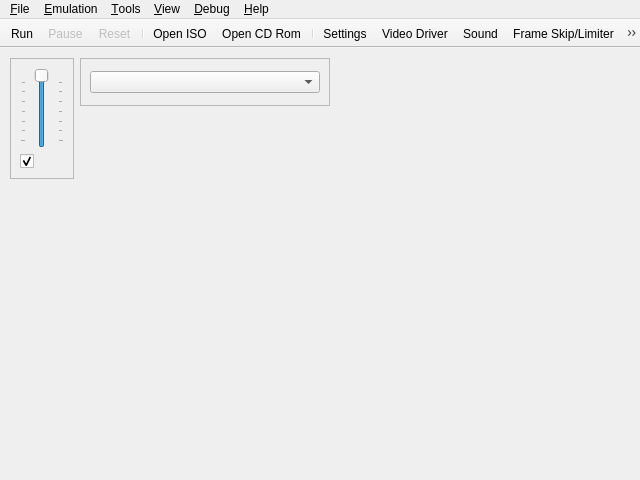
<?xml version="1.0" encoding="UTF-8"?>
<ui version="4.0">
 <class>UIYabause</class>
 <widget class="QMainWindow" name="UIYabause">
  <property name="geometry">
   <rect>
    <x>0</x>
    <y>0</y>
    <width>640</width>
    <height>480</height>
   </rect>
  </property>
  <property name="windowTitle">
   <string notr="true">Yaba Sanshiro</string>
  </property>
  <property name="windowIcon">
   <iconset>
    <normaloff>../../android/app/src/main/res/mipmap-xxxhdpi/ic_launcher.png</normaloff>../../android/app/src/main/res/mipmap-xxxhdpi/ic_launcher.png</iconset>
  </property>
  <property name="iconSize">
   <size>
    <width>16</width>
    <height>16</height>
   </size>
  </property>
  <widget class="QWidget" name="centralwidget">
   <widget class="QFrame" name="fSound">
    <property name="geometry">
     <rect>
      <x>10</x>
      <y>10</y>
      <width>64</width>
      <height>121</height>
     </rect>
    </property>
    <property name="sizePolicy">
     <sizepolicy hsizetype="Maximum" vsizetype="Fixed">
      <horstretch>0</horstretch>
      <verstretch>0</verstretch>
     </sizepolicy>
    </property>
    <property name="frameShape">
     <enum>QFrame::Shape::StyledPanel</enum>
    </property>
    <property name="frameShadow">
     <enum>QFrame::Shadow::Sunken</enum>
    </property>
    <layout class="QVBoxLayout">
     <item>
      <widget class="QSlider" name="sVolume">
       <property name="sizePolicy">
        <sizepolicy hsizetype="Expanding" vsizetype="Expanding">
         <horstretch>0</horstretch>
         <verstretch>0</verstretch>
        </sizepolicy>
       </property>
       <property name="toolTip">
        <string>Volume</string>
       </property>
       <property name="maximum">
        <number>100</number>
       </property>
       <property name="value">
        <number>100</number>
       </property>
       <property name="orientation">
        <enum>Qt::Orientation::Vertical</enum>
       </property>
       <property name="tickPosition">
        <enum>QSlider::TickPosition::TicksBothSides</enum>
       </property>
       <property name="tickInterval">
        <number>15</number>
       </property>
      </widget>
     </item>
     <item>
      <widget class="QCheckBox" name="cbSound">
       <property name="toolTip">
        <string>Mute/UnMute Sound</string>
       </property>
       <property name="icon">
        <iconset resource="../resources/resources.qrc">
         <normaloff>:/actions/sound.png</normaloff>:/actions/sound.png</iconset>
       </property>
       <property name="checked">
        <bool>true</bool>
       </property>
      </widget>
     </item>
    </layout>
   </widget>
   <widget class="QFrame" name="fVideoDriver">
    <property name="geometry">
     <rect>
      <x>80</x>
      <y>10</y>
      <width>250</width>
      <height>48</height>
     </rect>
    </property>
    <property name="sizePolicy">
     <sizepolicy hsizetype="Maximum" vsizetype="Fixed">
      <horstretch>0</horstretch>
      <verstretch>0</verstretch>
     </sizepolicy>
    </property>
    <property name="frameShape">
     <enum>QFrame::Shape::StyledPanel</enum>
    </property>
    <property name="frameShadow">
     <enum>QFrame::Shadow::Sunken</enum>
    </property>
    <layout class="QVBoxLayout">
     <item>
      <widget class="QComboBox" name="cbVideoDriver"/>
     </item>
    </layout>
   </widget>
  </widget>
  <widget class="QMenuBar" name="menubar">
   <property name="geometry">
    <rect>
     <x>0</x>
     <y>0</y>
     <width>640</width>
     <height>21</height>
    </rect>
   </property>
   <widget class="QMenu" name="mFile">
    <property name="title">
     <string>&amp;File</string>
    </property>
    <widget class="QMenu" name="mFileSaveState">
     <property name="title">
      <string>S&amp;ave State</string>
     </property>
     <property name="icon">
      <iconset resource="../resources/resources.qrc">
       <normaloff>:/actions/icons/actions/save_state.png</normaloff>:/actions/icons/actions/save_state.png</iconset>
     </property>
     <addaction name="actionTo_Cloud"/>
     <addaction name="separator"/>
     <addaction name="aFileSaveStateAs"/>
     <addaction name="separator"/>
     <addaction name="aFileSaveState0"/>
     <addaction name="aFileSaveState1"/>
     <addaction name="aFileSaveState2"/>
     <addaction name="aFileSaveState3"/>
     <addaction name="aFileSaveState4"/>
     <addaction name="aFileSaveState5"/>
     <addaction name="aFileSaveState6"/>
     <addaction name="aFileSaveState7"/>
     <addaction name="aFileSaveState8"/>
     <addaction name="aFileSaveState9"/>
    </widget>
    <widget class="QMenu" name="mFileLoadState">
     <property name="title">
      <string>L&amp;oad State</string>
     </property>
     <property name="icon">
      <iconset resource="../resources/resources.qrc">
       <normaloff>:/actions/icons/actions/load_state.png</normaloff>:/actions/icons/actions/load_state.png</iconset>
     </property>
     <addaction name="actionFrom_Cloud"/>
     <addaction name="separator"/>
     <addaction name="aFileLoadStateAs"/>
     <addaction name="separator"/>
     <addaction name="aFileLoadState0"/>
     <addaction name="aFileLoadState1"/>
     <addaction name="aFileLoadState2"/>
     <addaction name="aFileLoadState3"/>
     <addaction name="aFileLoadState4"/>
     <addaction name="aFileLoadState5"/>
     <addaction name="aFileLoadState6"/>
     <addaction name="aFileLoadState7"/>
     <addaction name="aFileLoadState8"/>
     <addaction name="aFileLoadState9"/>
    </widget>
    <addaction name="aFileSettings"/>
    <addaction name="separator"/>
    <addaction name="actionGame_Browser"/>
    <addaction name="aFileOpenISO"/>
    <addaction name="aFileOpenCDRom"/>
    <addaction name="aFileOpenSSF"/>
    <addaction name="actionOpen_Tray"/>
    <addaction name="separator"/>
    <addaction name="mFileSaveState"/>
    <addaction name="mFileLoadState"/>
    <addaction name="separator"/>
    <addaction name="aFileScreenshot"/>
    <addaction name="separator"/>
    <addaction name="aFileQuit"/>
    <addaction name="separator"/>
    <addaction name="aFileAndroid"/>
    <addaction name="aFileiOS"/>
   </widget>
   <widget class="QMenu" name="mView">
    <property name="title">
     <string>&amp;View</string>
    </property>
    <widget class="QMenu" name="mViewLayer">
     <property name="title">
      <string>&amp;Layer</string>
     </property>
     <property name="icon">
      <iconset resource="../resources/resources.qrc">
       <normaloff>:/actions/icons/actions/layer.png</normaloff>:/actions/icons/actions/layer.png</iconset>
     </property>
     <addaction name="aViewLayerVdp1"/>
     <addaction name="aViewLayerNBG0"/>
     <addaction name="aViewLayerNBG1"/>
     <addaction name="aViewLayerNBG2"/>
     <addaction name="aViewLayerNBG3"/>
     <addaction name="aViewLayerRBG0"/>
    </widget>
    <addaction name="aViewFPS"/>
    <addaction name="mViewLayer"/>
    <addaction name="aViewFullscreen"/>
    <addaction name="aViewLog"/>
   </widget>
   <widget class="QMenu" name="mViewDebug">
    <property name="enabled">
     <bool>true</bool>
    </property>
    <property name="title">
     <string>&amp;Debug</string>
    </property>
    <addaction name="aViewDebugMSH2"/>
    <addaction name="aViewDebugSSH2"/>
    <addaction name="aViewDebugVDP1"/>
    <addaction name="aViewDebugVDP2"/>
    <addaction name="aViewDebugM68K"/>
    <addaction name="aViewDebugSCUDSP"/>
    <addaction name="aViewDebugSCSP"/>
    <addaction name="aViewDebugSCSPChan"/>
    <addaction name="aViewDebugSCSPDSP"/>
    <addaction name="separator"/>
    <addaction name="aViewDebugMemoryEditor"/>
    <addaction name="separator"/>
    <addaction name="aTraceLogging"/>
   </widget>
   <widget class="QMenu" name="mHelp">
    <property name="title">
     <string>&amp;Help</string>
    </property>
    <addaction name="aHelpReport"/>
    <addaction name="aHelpCompatibilityList"/>
    <addaction name="aHelpSetupWizard"/>
    <addaction name="separator"/>
    <addaction name="aHelpAbout"/>
    <addaction name="actionCheck_for_updates"/>
   </widget>
   <widget class="QMenu" name="mTools">
    <property name="title">
     <string>&amp;Tools</string>
    </property>
    <addaction name="actionOpen_web_interface"/>
    <addaction name="aToolsBackupManager"/>
    <addaction name="aToolsCheatsList"/>
    <addaction name="aToolsCheatSearch"/>
    <addaction name="aToolsTransfer"/>
   </widget>
   <widget class="QMenu" name="mEmulation">
    <property name="title">
     <string>&amp;Emulation</string>
    </property>
    <addaction name="aEmulationRun"/>
    <addaction name="aEmulationPause"/>
    <addaction name="aEmulationReset"/>
    <addaction name="separator"/>
    <addaction name="aEmulationFrameSkipLimiter"/>
    <addaction name="actionRecord"/>
    <addaction name="actionPlay"/>
   </widget>
   <addaction name="mFile"/>
   <addaction name="mEmulation"/>
   <addaction name="mTools"/>
   <addaction name="mView"/>
   <addaction name="mViewDebug"/>
   <addaction name="mHelp"/>
  </widget>
  <widget class="QToolBar" name="toolBar">
   <property name="windowTitle">
    <string>toolBar</string>
   </property>
   <property name="movable">
    <bool>false</bool>
   </property>
   <property name="iconSize">
    <size>
     <width>24</width>
     <height>24</height>
    </size>
   </property>
   <property name="floatable">
    <bool>true</bool>
   </property>
   <attribute name="toolBarArea">
    <enum>TopToolBarArea</enum>
   </attribute>
   <attribute name="toolBarBreak">
    <bool>false</bool>
   </attribute>
   <addaction name="aEmulationRun"/>
   <addaction name="aEmulationPause"/>
   <addaction name="aEmulationReset"/>
   <addaction name="separator"/>
   <addaction name="aFileOpenISO"/>
   <addaction name="aFileOpenCDRom"/>
   <addaction name="separator"/>
   <addaction name="aFileSettings"/>
   <addaction name="aVideoDriver"/>
   <addaction name="aSound"/>
   <addaction name="aEmulationFrameSkipLimiter"/>
   <addaction name="aViewFPS"/>
   <addaction name="aViewFullscreen"/>
   <addaction name="aFileScreenshot"/>
   <addaction name="separator"/>
   <addaction name="aToolsBackupManager"/>
   <addaction name="aToolsCheatsList"/>
   <addaction name="separator"/>
   <addaction name="aFileQuit"/>
   <addaction name="aHelpAbout"/>
   <addaction name="actionAndroid"/>
   <addaction name="actioniOS"/>
  </widget>
  <action name="aFileQuit">
   <property name="icon">
    <iconset resource="../resources/resources.qrc">
     <normaloff>:/actions/icons/actions/quit.png</normaloff>:/actions/icons/actions/quit.png</iconset>
   </property>
   <property name="text">
    <string>&amp;Quit</string>
   </property>
   <property name="shortcut">
    <string>Ctrl+Q</string>
   </property>
  </action>
  <action name="aYabauseStart">
   <property name="text">
    <string>Start</string>
   </property>
  </action>
  <action name="aYabauseStop">
   <property name="text">
    <string>Stop</string>
   </property>
  </action>
  <action name="aFileSettings">
   <property name="icon">
    <iconset resource="../resources/resources.qrc">
     <normaloff>:/actions/icons/actions/settings.png</normaloff>:/actions/icons/actions/settings.png</iconset>
   </property>
   <property name="text">
    <string>&amp;Settings...</string>
   </property>
   <property name="shortcut">
    <string>Ctrl+S</string>
   </property>
  </action>
  <action name="aEmulationRun">
   <property name="icon">
    <iconset resource="../resources/resources.qrc">
     <normaloff>:/actions/icons/actions/play.png</normaloff>:/actions/icons/actions/play.png</iconset>
   </property>
   <property name="text">
    <string>R&amp;un</string>
   </property>
   <property name="shortcut">
    <string>F1</string>
   </property>
  </action>
  <action name="aEmulationPause">
   <property name="enabled">
    <bool>false</bool>
   </property>
   <property name="icon">
    <iconset resource="../resources/resources.qrc">
     <normaloff>:/actions/icons/actions/pause.png</normaloff>:/actions/icons/actions/pause.png</iconset>
   </property>
   <property name="text">
    <string>&amp;Pause</string>
   </property>
   <property name="shortcut">
    <string>F2</string>
   </property>
  </action>
  <action name="aEmulationReset">
   <property name="enabled">
    <bool>false</bool>
   </property>
   <property name="icon">
    <iconset resource="../resources/resources.qrc">
     <normaloff>:/actions/icons/actions/reset.png</normaloff>:/actions/icons/actions/reset.png</iconset>
   </property>
   <property name="text">
    <string>&amp;Reset</string>
   </property>
   <property name="shortcut">
    <string>F3</string>
   </property>
  </action>
  <action name="aToolsTransfer">
   <property name="enabled">
    <bool>true</bool>
   </property>
   <property name="icon">
    <iconset resource="../resources/resources.qrc">
     <normaloff>:/actions/icons/actions/transfert.png</normaloff>:/actions/icons/actions/transfert.png</iconset>
   </property>
   <property name="text">
    <string>&amp;Transfer</string>
   </property>
   <property name="shortcut">
    <string>Ctrl+T</string>
   </property>
  </action>
  <action name="aFileScreenshot">
   <property name="icon">
    <iconset resource="../resources/resources.qrc">
     <normaloff>:/actions/icons/actions/screenshot.png</normaloff>:/actions/icons/actions/screenshot.png</iconset>
   </property>
   <property name="text">
    <string>Sc&amp;reenshot</string>
   </property>
   <property name="shortcut">
    <string>F8</string>
   </property>
  </action>
  <action name="aEmulationFrameSkipLimiter">
   <property name="checkable">
    <bool>true</bool>
   </property>
   <property name="icon">
    <iconset resource="../resources/resources.qrc">
     <normaloff>:/actions/icons/actions/frame_skipping.png</normaloff>:/actions/icons/actions/frame_skipping.png</iconset>
   </property>
   <property name="text">
    <string>&amp;Frame Skip/Limiter</string>
   </property>
   <property name="shortcut">
    <string>F4</string>
   </property>
  </action>
  <action name="aViewFPS">
   <property name="checkable">
    <bool>true</bool>
   </property>
   <property name="icon">
    <iconset resource="../resources/resources.qrc">
     <normaloff>:/actions/icons/actions/fps.png</normaloff>:/actions/icons/actions/fps.png</iconset>
   </property>
   <property name="text">
    <string>F&amp;PS</string>
   </property>
   <property name="iconText">
    <string>FPS</string>
   </property>
   <property name="shortcut">
    <string>F12</string>
   </property>
  </action>
  <action name="aViewLayerVdp1">
   <property name="checkable">
    <bool>true</bool>
   </property>
   <property name="checked">
    <bool>true</bool>
   </property>
   <property name="text">
    <string>Vdp1</string>
   </property>
   <property name="shortcut">
    <string>1</string>
   </property>
  </action>
  <action name="aViewFullscreen">
   <property name="checkable">
    <bool>true</bool>
   </property>
   <property name="icon">
    <iconset resource="../resources/resources.qrc">
     <normaloff>:/actions/fullscreen.png</normaloff>:/actions/fullscreen.png</iconset>
   </property>
   <property name="text">
    <string>&amp;Fullscreen</string>
   </property>
   <property name="shortcut">
    <string>Alt+Return</string>
   </property>
  </action>
  <action name="aViewLog">
   <property name="checkable">
    <bool>true</bool>
   </property>
   <property name="icon">
    <iconset resource="../resources/resources.qrc">
     <normaloff>:/actions/icons/actions/log.png</normaloff>:/actions/icons/actions/log.png</iconset>
   </property>
   <property name="text">
    <string>&amp;Log</string>
   </property>
   <property name="shortcut">
    <string>Ctrl+L</string>
   </property>
  </action>
  <action name="aViewDebugMSH2">
   <property name="icon">
    <iconset resource="../resources/resources.qrc">
     <normaloff>:/actions/icons/actions/debug_cpu.png</normaloff>:/actions/icons/actions/debug_cpu.png</iconset>
   </property>
   <property name="text">
    <string>&amp;Master SH2</string>
   </property>
  </action>
  <action name="aViewDebugSSH2">
   <property name="enabled">
    <bool>true</bool>
   </property>
   <property name="icon">
    <iconset resource="../resources/resources.qrc">
     <normaloff>:/actions/icons/actions/debug_cpu.png</normaloff>:/actions/icons/actions/debug_cpu.png</iconset>
   </property>
   <property name="text">
    <string>&amp;Slave SH2</string>
   </property>
  </action>
  <action name="aViewDebugVDP1">
   <property name="enabled">
    <bool>true</bool>
   </property>
   <property name="icon">
    <iconset resource="../resources/resources.qrc">
     <normaloff>:/actions/icons/actions/debug_cpu.png</normaloff>:/actions/icons/actions/debug_cpu.png</iconset>
   </property>
   <property name="text">
    <string>VDP&amp;1</string>
   </property>
  </action>
  <action name="aViewDebugVDP2">
   <property name="enabled">
    <bool>true</bool>
   </property>
   <property name="icon">
    <iconset resource="../resources/resources.qrc">
     <normaloff>:/actions/icons/actions/debug_cpu.png</normaloff>:/actions/icons/actions/debug_cpu.png</iconset>
   </property>
   <property name="text">
    <string>VDP&amp;2</string>
   </property>
  </action>
  <action name="aViewDebugM68K">
   <property name="enabled">
    <bool>true</bool>
   </property>
   <property name="icon">
    <iconset resource="../resources/resources.qrc">
     <normaloff>:/actions/icons/actions/debug_cpu.png</normaloff>:/actions/icons/actions/debug_cpu.png</iconset>
   </property>
   <property name="text">
    <string>M&amp;68K</string>
   </property>
  </action>
  <action name="aViewDebugSCUDSP">
   <property name="enabled">
    <bool>true</bool>
   </property>
   <property name="icon">
    <iconset resource="../resources/resources.qrc">
     <normaloff>:/actions/icons/actions/debug_cpu.png</normaloff>:/actions/icons/actions/debug_cpu.png</iconset>
   </property>
   <property name="text">
    <string>SCU-&amp;DSP</string>
   </property>
  </action>
  <action name="aViewDebugSCSP">
   <property name="enabled">
    <bool>true</bool>
   </property>
   <property name="icon">
    <iconset resource="../resources/resources.qrc">
     <normaloff>:/actions/icons/actions/debug_cpu.png</normaloff>:/actions/icons/actions/debug_cpu.png</iconset>
   </property>
   <property name="text">
    <string>S&amp;CSP</string>
   </property>
  </action>
  <action name="aViewDebugMemoryTransfer">
   <property name="enabled">
    <bool>true</bool>
   </property>
   <property name="text">
    <string>Memory Transfer</string>
   </property>
  </action>
  <action name="aHelpSetupWizard">
   <property name="text">
    <string>Run Setup &amp;Wizard...</string>
   </property>
  </action>
  <action name="aHelpAbout">
   <property name="icon">
    <iconset resource="../resources/resources.qrc">
     <normaloff>:/actions/icons/actions/about.png</normaloff>:/actions/icons/actions/about.png</iconset>
   </property>
   <property name="text">
    <string>&amp;About...</string>
   </property>
  </action>
  <action name="aViewLayerNBG0">
   <property name="checkable">
    <bool>true</bool>
   </property>
   <property name="checked">
    <bool>true</bool>
   </property>
   <property name="text">
    <string>NBG0</string>
   </property>
   <property name="shortcut">
    <string>2</string>
   </property>
  </action>
  <action name="aViewLayerNBG1">
   <property name="checkable">
    <bool>true</bool>
   </property>
   <property name="checked">
    <bool>true</bool>
   </property>
   <property name="text">
    <string>NBG1</string>
   </property>
   <property name="shortcut">
    <string>3</string>
   </property>
  </action>
  <action name="aViewLayerNBG2">
   <property name="checkable">
    <bool>true</bool>
   </property>
   <property name="checked">
    <bool>true</bool>
   </property>
   <property name="text">
    <string>NBG2</string>
   </property>
   <property name="shortcut">
    <string>4</string>
   </property>
  </action>
  <action name="aViewLayerNBG3">
   <property name="checkable">
    <bool>true</bool>
   </property>
   <property name="checked">
    <bool>true</bool>
   </property>
   <property name="text">
    <string>NBG3</string>
   </property>
   <property name="shortcut">
    <string>5</string>
   </property>
  </action>
  <action name="aViewLayerRBG0">
   <property name="checkable">
    <bool>true</bool>
   </property>
   <property name="checked">
    <bool>true</bool>
   </property>
   <property name="text">
    <string>RBG0</string>
   </property>
   <property name="shortcut">
    <string>6</string>
   </property>
  </action>
  <action name="aFileSaveState1">
   <property name="text">
    <string>Save1</string>
   </property>
   <property name="shortcut">
    <string>Ctrl+1</string>
   </property>
  </action>
  <action name="aFileSaveState2">
   <property name="text">
    <string>Save2</string>
   </property>
   <property name="shortcut">
    <string>Ctrl+2</string>
   </property>
  </action>
  <action name="aFileSaveState3">
   <property name="text">
    <string>Save3</string>
   </property>
   <property name="shortcut">
    <string>Ctrl+3</string>
   </property>
  </action>
  <action name="aFileSaveState4">
   <property name="text">
    <string>Save4</string>
   </property>
   <property name="shortcut">
    <string>Ctrl+4</string>
   </property>
  </action>
  <action name="aFileSaveState5">
   <property name="text">
    <string>Save5</string>
   </property>
   <property name="shortcut">
    <string>Ctrl+5</string>
   </property>
  </action>
  <action name="aFileSaveState6">
   <property name="text">
    <string>Save6</string>
   </property>
   <property name="shortcut">
    <string>Ctrl+6</string>
   </property>
  </action>
  <action name="aFileSaveState7">
   <property name="text">
    <string>Save7</string>
   </property>
   <property name="shortcut">
    <string>Ctrl+7</string>
   </property>
  </action>
  <action name="aFileSaveState8">
   <property name="text">
    <string>Save8</string>
   </property>
   <property name="shortcut">
    <string>Ctrl+8</string>
   </property>
  </action>
  <action name="aFileSaveState9">
   <property name="text">
    <string>Save9</string>
   </property>
   <property name="shortcut">
    <string>Ctrl+9</string>
   </property>
  </action>
  <action name="aFileLoadState1">
   <property name="text">
    <string>Load1</string>
   </property>
   <property name="shortcut">
    <string>Alt+1</string>
   </property>
  </action>
  <action name="aFileLoadState2">
   <property name="text">
    <string>Load2</string>
   </property>
   <property name="shortcut">
    <string>Alt+2</string>
   </property>
  </action>
  <action name="aFileLoadState3">
   <property name="text">
    <string>Load3</string>
   </property>
   <property name="shortcut">
    <string>Alt+3</string>
   </property>
  </action>
  <action name="aFileLoadState4">
   <property name="text">
    <string>Load4</string>
   </property>
   <property name="shortcut">
    <string>Alt+4</string>
   </property>
  </action>
  <action name="aFileLoadState5">
   <property name="text">
    <string>Load5</string>
   </property>
   <property name="shortcut">
    <string>Alt+5</string>
   </property>
  </action>
  <action name="aFileLoadState6">
   <property name="text">
    <string>Load6</string>
   </property>
   <property name="shortcut">
    <string>Alt+6</string>
   </property>
  </action>
  <action name="aFileLoadState7">
   <property name="text">
    <string>Load7</string>
   </property>
   <property name="shortcut">
    <string>Alt+7</string>
   </property>
  </action>
  <action name="aFileLoadState8">
   <property name="text">
    <string>Load8</string>
   </property>
   <property name="shortcut">
    <string>Alt+8</string>
   </property>
  </action>
  <action name="aFileLoadState9">
   <property name="text">
    <string>Load9</string>
   </property>
   <property name="shortcut">
    <string>Alt+9</string>
   </property>
  </action>
  <action name="aFileSaveStateAs">
   <property name="text">
    <string>To File...</string>
   </property>
   <property name="shortcut">
    <string>F9</string>
   </property>
  </action>
  <action name="aFileLoadStateAs">
   <property name="text">
    <string>From File...</string>
   </property>
   <property name="shortcut">
    <string>F5</string>
   </property>
  </action>
  <action name="aToolsCheatsList">
   <property name="icon">
    <iconset resource="../resources/resources.qrc">
     <normaloff>:/actions/icons/actions/cheats.png</normaloff>:/actions/icons/actions/cheats.png</iconset>
   </property>
   <property name="text">
    <string>&amp;Cheats List...</string>
   </property>
   <property name="shortcut">
    <string>Alt+L</string>
   </property>
  </action>
  <action name="aToolsBackupManager">
   <property name="icon">
    <iconset resource="../resources/resources.qrc">
     <normaloff>:/actions/icons/actions/backup_ram.png</normaloff>:/actions/icons/actions/backup_ram.png</iconset>
   </property>
   <property name="text">
    <string>&amp;Backup Manager...</string>
   </property>
   <property name="shortcut">
    <string>Alt+B</string>
   </property>
  </action>
  <action name="aFileOpenISO">
   <property name="icon">
    <iconset resource="../resources/resources.qrc">
     <normaloff>:/actions/icons/actions/iso.png</normaloff>:/actions/icons/actions/iso.png</iconset>
   </property>
   <property name="text">
    <string>Open &amp;ISO...</string>
   </property>
   <property name="shortcut">
    <string>Ctrl+I</string>
   </property>
  </action>
  <action name="aFileOpenCDRom">
   <property name="icon">
    <iconset resource="../resources/resources.qrc">
     <normaloff>:/actions/icons/actions/cd.png</normaloff>:/actions/icons/actions/cd.png</iconset>
   </property>
   <property name="text">
    <string>Open &amp;CD Rom...</string>
   </property>
   <property name="shortcut">
    <string>Ctrl+C</string>
   </property>
  </action>
  <action name="aHelpReport">
   <property name="icon">
    <iconset resource="../resources/resources.qrc">
     <normaloff>:/actions/icons/actions/compatibility.png</normaloff>:/actions/icons/actions/compatibility.png</iconset>
   </property>
   <property name="text">
    <string>Bug report</string>
   </property>
   <property name="statusTip">
    <string>https://github.com/devmiyax/yabause/issues</string>
   </property>
  </action>
  <action name="aHelpCompatibilityList">
   <property name="icon">
    <iconset resource="../resources/resources.qrc">
     <normaloff>:/actions/icons/actions/compatibility.png</normaloff>:/actions/icons/actions/compatibility.png</iconset>
   </property>
   <property name="text">
    <string>Compatibility List</string>
   </property>
   <property name="statusTip">
    <string>http://www.uoyabause.org/games</string>
   </property>
  </action>
  <action name="aSound">
   <property name="icon">
    <iconset resource="../resources/resources.qrc">
     <normaloff>:/actions/sound.png</normaloff>:/actions/sound.png</iconset>
   </property>
   <property name="text">
    <string>Sound...</string>
   </property>
  </action>
  <action name="aVideoDriver">
   <property name="icon">
    <iconset resource="../resources/resources.qrc">
     <normaloff>:/actions/icons/actions/video.png</normaloff>:/actions/icons/actions/video.png</iconset>
   </property>
   <property name="text">
    <string>Video Driver</string>
   </property>
  </action>
  <action name="aFileSaveState0">
   <property name="text">
    <string>Save0</string>
   </property>
   <property name="shortcut">
    <string>Ctrl+0</string>
   </property>
  </action>
  <action name="aFileLoadState0">
   <property name="text">
    <string>Load0</string>
   </property>
   <property name="shortcut">
    <string>Alt+0</string>
   </property>
  </action>
  <action name="aViewDebugMemoryEditor">
   <property name="enabled">
    <bool>true</bool>
   </property>
   <property name="icon">
    <iconset resource="../resources/resources.qrc">
     <normaloff>:/actions/icons/actions/debug_cpu.png</normaloff>:/actions/icons/actions/debug_cpu.png</iconset>
   </property>
   <property name="text">
    <string>Memory &amp;Editor</string>
   </property>
  </action>
  <action name="aToolsCheatSearch">
   <property name="icon">
    <iconset resource="../resources/resources.qrc">
     <normaloff>:/actions/icons/actions/cheat_search.png</normaloff>:/actions/icons/actions/cheat_search.png</iconset>
   </property>
   <property name="text">
    <string>Cheat &amp;Search...</string>
   </property>
   <property name="shortcut">
    <string>Alt+S</string>
   </property>
  </action>
  <action name="aViewDebugSCSPDSP">
   <property name="icon">
    <iconset resource="../resources/resources.qrc">
     <normaloff>:/actions/icons/actions/debug_cpu.png</normaloff>:/actions/icons/actions/debug_cpu.png</iconset>
   </property>
   <property name="text">
    <string>SCSP DSP</string>
   </property>
  </action>
  <action name="aTraceLogging">
   <property name="checkable">
    <bool>true</bool>
   </property>
   <property name="checked">
    <bool>false</bool>
   </property>
   <property name="text">
    <string>Trace Logging</string>
   </property>
  </action>
  <action name="aViewDebugSCSPChan">
   <property name="text">
    <string>SCSP Channels</string>
   </property>
  </action>
  <action name="aFileOpenSSF">
   <property name="text">
    <string>Open SSF</string>
   </property>
  </action>
  <action name="actionOpen_Tray">
   <property name="text">
    <string>Open&amp;Tray</string>
   </property>
   <property name="toolTip">
    <string>Open Tray</string>
   </property>
  </action>
  <action name="actionAndroid">
   <property name="icon">
    <iconset resource="../resources/resources.qrc">
     <normaloff>:/actions/icons/actions/android-head_flat.png</normaloff>:/actions/icons/actions/android-head_flat.png</iconset>
   </property>
   <property name="text">
    <string>Android</string>
   </property>
   <property name="toolTip">
    <string>Android</string>
   </property>
  </action>
  <action name="actionOpen_web_interface">
   <property name="icon">
    <iconset resource="../resources/resources.qrc">
     <normaloff>:/actions/verified_user.png</normaloff>:/actions/verified_user.png</iconset>
   </property>
   <property name="text">
    <string>Sign In/Out</string>
   </property>
   <property name="statusTip">
    <string>https://uoyabause.firebaseapp.com/</string>
   </property>
  </action>
  <action name="actionTo_Cloud">
   <property name="icon">
    <iconset resource="../resources/resources.qrc">
     <normaloff>:/actions/cloud_upload.png</normaloff>:/actions/cloud_upload.png</iconset>
   </property>
   <property name="text">
    <string>To Cloud</string>
   </property>
   <property name="shortcut">
    <string>Shift+F9</string>
   </property>
  </action>
  <action name="actionFrom_Cloud">
   <property name="icon">
    <iconset resource="../resources/resources.qrc">
     <normaloff>:/actions/cloud_download.png</normaloff>:/actions/cloud_download.png</iconset>
   </property>
   <property name="text">
    <string>From Cloud</string>
   </property>
   <property name="shortcut">
    <string>Shift+F5</string>
   </property>
  </action>
  <action name="actionRecord">
   <property name="text">
    <string>Record</string>
   </property>
  </action>
  <action name="actionPlay">
   <property name="text">
    <string>Play</string>
   </property>
  </action>
  <action name="actionGame_Browser">
   <property name="text">
    <string>Game Browser</string>
   </property>
  </action>
  <action name="actioniOS">
   <property name="icon">
    <iconset resource="../resources/resources.qrc">
     <normaloff>:/actions/icons/actions/Apple_iOS_logo.svg.png</normaloff>:/actions/icons/actions/Apple_iOS_logo.svg.png</iconset>
   </property>
   <property name="text">
    <string>iOS</string>
   </property>
   <property name="toolTip">
    <string>iOS</string>
   </property>
   <property name="menuRole">
    <enum>QAction::MenuRole::NoRole</enum>
   </property>
  </action>
  <action name="aFileAndroid">
   <property name="icon">
    <iconset resource="../resources/resources.qrc">
     <normaloff>:/actions/icons/actions/android-head_flat.png</normaloff>:/actions/icons/actions/android-head_flat.png</iconset>
   </property>
   <property name="text">
    <string>Android</string>
   </property>
  </action>
  <action name="aFileiOS">
   <property name="icon">
    <iconset resource="../resources/resources.qrc">
     <normaloff>:/actions/icons/actions/Apple_iOS_logo.svg.png</normaloff>:/actions/icons/actions/Apple_iOS_logo.svg.png</iconset>
   </property>
   <property name="text">
    <string>iOS</string>
   </property>
  </action>
  <action name="actionCheck_for_updates">
   <property name="text">
    <string>Check for updates</string>
   </property>
  </action>
 </widget>
 <resources>
  <include location="../resources/resources.qrc"/>
 </resources>
 <connections>
  <connection>
   <sender>aFileQuit</sender>
   <signal>triggered()</signal>
   <receiver>UIYabause</receiver>
   <slot>close()</slot>
   <hints>
    <hint type="sourcelabel">
     <x>-1</x>
     <y>-1</y>
    </hint>
    <hint type="destinationlabel">
     <x>159</x>
     <y>119</y>
    </hint>
   </hints>
  </connection>
 </connections>
</ui>
